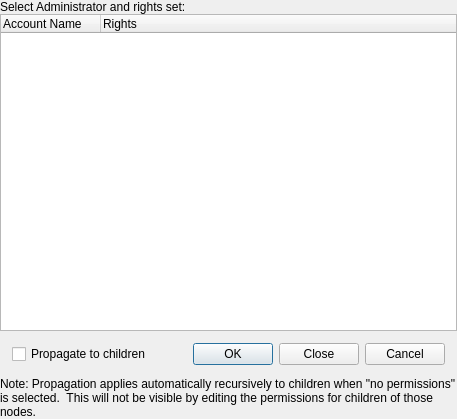
<?xml version="1.0" encoding="UTF-8"?>
<ui version="4.0">
 <class>SetItemPermissionsDlg</class>
 <widget class="QWidget" name="SetItemPermissionsDlg">
  <property name="geometry">
   <rect>
    <x>0</x>
    <y>0</y>
    <width>457</width>
    <height>419</height>
   </rect>
  </property>
  <property name="windowTitle">
   <string>Permissions</string>
  </property>
  <layout class="QVBoxLayout" name="verticalLayout">
   <property name="spacing">
    <number>0</number>
   </property>
   <property name="leftMargin">
    <number>0</number>
   </property>
   <property name="topMargin">
    <number>0</number>
   </property>
   <property name="rightMargin">
    <number>0</number>
   </property>
   <property name="bottomMargin">
    <number>0</number>
   </property>
   <item>
    <widget class="QLabel" name="label">
     <property name="sizePolicy">
      <sizepolicy hsizetype="Preferred" vsizetype="Fixed">
       <horstretch>0</horstretch>
       <verstretch>0</verstretch>
      </sizepolicy>
     </property>
     <property name="text">
      <string>Select Administrator and rights set:</string>
     </property>
     <property name="margin">
      <number>12</number>
     </property>
    </widget>
   </item>
   <item>
    <widget class="StyledTreeWidget" name="treeWidgetAdminList">
     <property name="frameShape">
      <enum>QFrame::StyledPanel</enum>
     </property>
     <property name="alternatingRowColors">
      <bool>true</bool>
     </property>
     <property name="rootIsDecorated">
      <bool>false</bool>
     </property>
     <property name="itemsExpandable">
      <bool>false</bool>
     </property>
     <property name="expandsOnDoubleClick">
      <bool>false</bool>
     </property>
     <column>
      <property name="text">
       <string>Account Name</string>
      </property>
     </column>
     <column>
      <property name="text">
       <string>Rights</string>
      </property>
     </column>
    </widget>
   </item>
   <item>
    <layout class="QHBoxLayout" name="horizontalLayout">
     <property name="leftMargin">
      <number>12</number>
     </property>
     <property name="topMargin">
      <number>12</number>
     </property>
     <property name="rightMargin">
      <number>12</number>
     </property>
     <property name="bottomMargin">
      <number>12</number>
     </property>
     <item>
      <widget class="QCheckBox" name="checkBoxApplyEnclosed">
       <property name="text">
        <string>Propagate to children</string>
       </property>
      </widget>
     </item>
     <item>
      <widget class="QLabel" name="archived">
       <property name="text">
        <string/>
       </property>
      </widget>
     </item>
     <item>
      <spacer name="horizontalSpacer">
       <property name="orientation">
        <enum>Qt::Horizontal</enum>
       </property>
       <property name="sizeHint" stdset="0">
        <size>
         <width>40</width>
         <height>20</height>
        </size>
       </property>
      </spacer>
     </item>
     <item>
      <widget class="QDialogButtonBox" name="buttonBox">
       <property name="standardButtons">
        <set>QDialogButtonBox::Cancel|QDialogButtonBox::Close|QDialogButtonBox::Ok</set>
       </property>
      </widget>
     </item>
    </layout>
   </item>
   <item>
    <widget class="QLabel" name="label_2">
     <property name="text">
      <string>Note: Propagation applies automatically recursively to children when &quot;no permissions&quot; is selected.  This will not be visible by editing the permissions for children of those nodes.</string>
     </property>
     <property name="wordWrap">
      <bool>true</bool>
     </property>
     <property name="margin">
      <number>12</number>
     </property>
    </widget>
   </item>
  </layout>
 </widget>
 <customwidgets>
  <customwidget>
   <class>StyledTreeWidget</class>
   <extends>QTreeWidget</extends>
   <header>FileWaveGuiLib/styledviews/styledtreeview.h</header>
  </customwidget>
 </customwidgets>
 <resources/>
 <connections/>
</ui>
